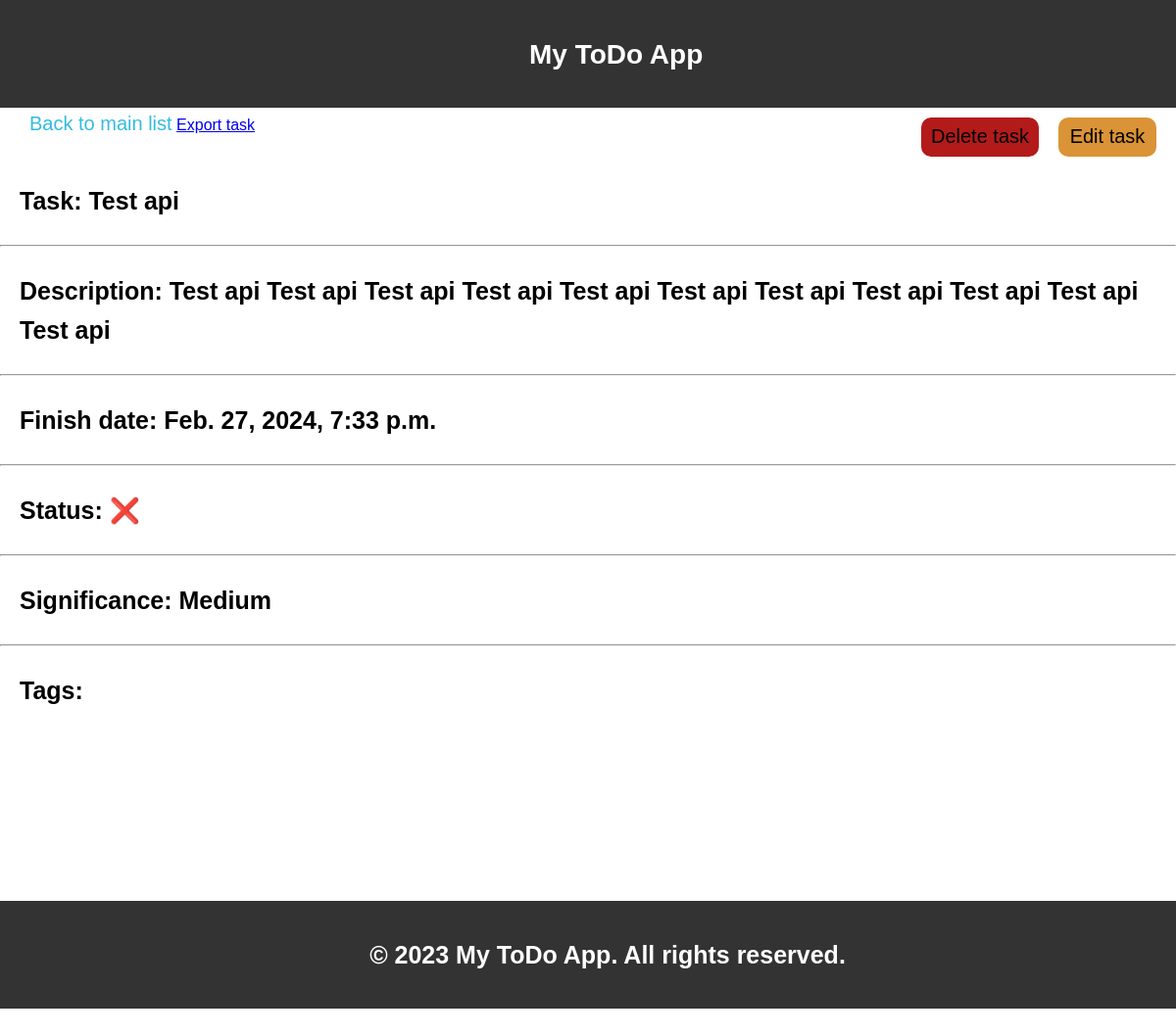
Page /about/10 on the earlier database version.
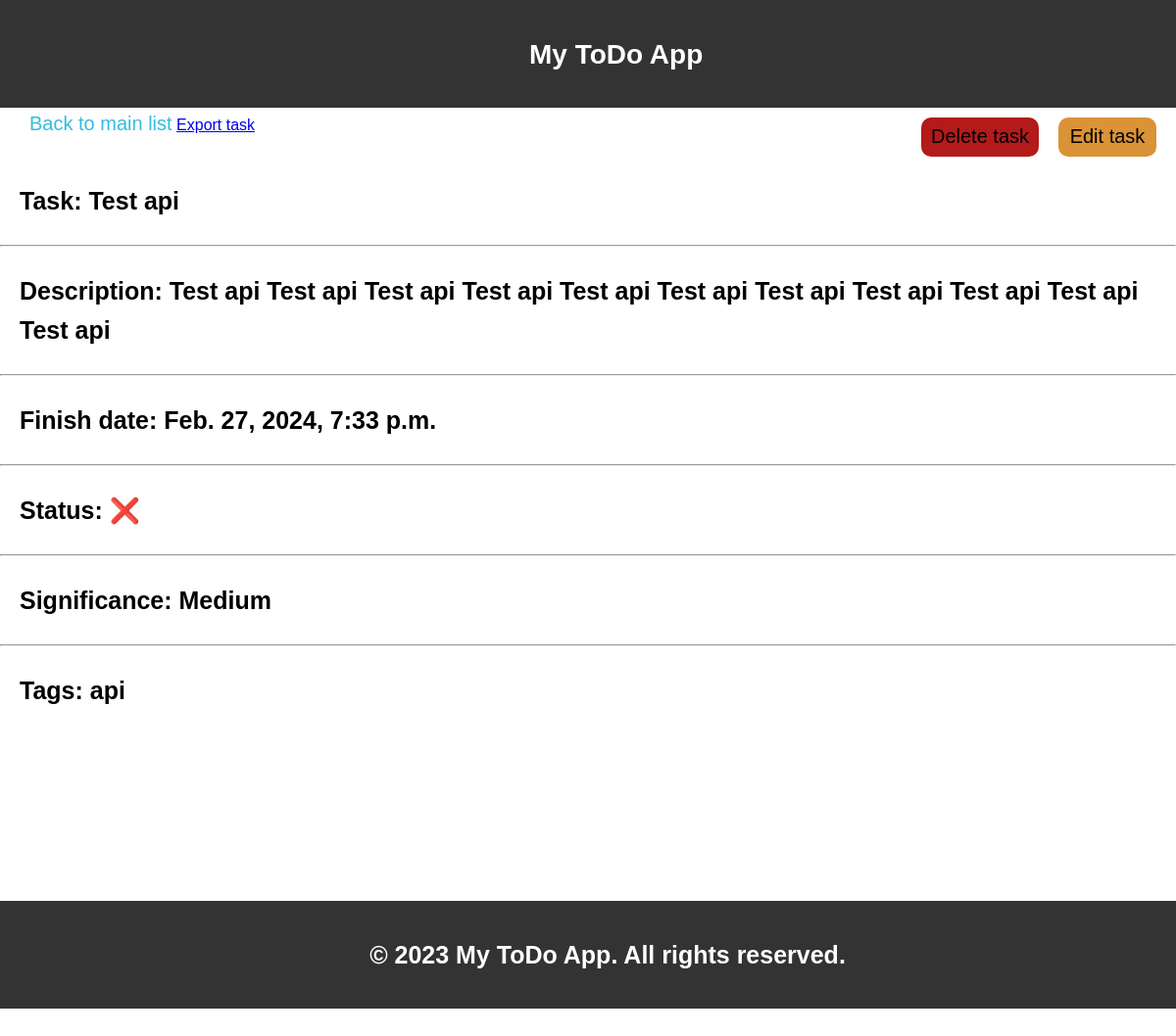
Same page on the later database version.
### todolist/models.py (models this page shows, shortened)
class Task(models.Model):
    user = models.ForeignKey(User, on_delete=models.CASCADE, related_name='tasks', verbose_name='User')
    title = models.CharField(max_length=50, verbose_name='Title')
    slug = models.SlugField(max_length=50, unique=True, db_index=True, verbose_name='URL')
    description = models.TextField(verbose_name='Description')
    finish_date = models.DateTimeField(verbose_name='Date')
    finished = models.BooleanField(default=False, verbose_name='Finished')
    signif = models.ForeignKey('Importance', on_delete=models.PROTECT, null=True,
                               verbose_name='Importance')
    tag = TaggableManager()
    class Meta:
        ordering = [ 'signif','finished', 'title', '-finish_date']

class Importance(models.Model):
    class ImportantTypes(models.TextChoices):
        LOW = 'Low'
        MEDIUM = 'Medium'
        HIGH = 'High'
        CRITICAL = 'Critical'
    sygnif = models.CharField(max_length=100, db_index=True, verbose_name='Importance')
    importance = models.CharField(max_length=20, choices=ImportantTypes.choices, default=ImportantTypes.LOW)
    def __str__(self):
        return self.importance

### todolist/views.py (the view)
# urls.py: path('about/<int:task_id>', views.about, name='task_detail'),
def about(request, task_id):
    title = 'About task'
    task = get_object_or_404(Task, id=task_id)
    return render(request, 'todolist/detail.html', {'task':task,
                                                    'title':title})

### todolist/templates/todolist/detail.html (shortened to what this page needs)
{% extends "todolist/base.html" %}
{% block content %}
    <div class="menu-tools">
        <a href="{%url 'todolist:home' %}" class="link-home">Back to main list</a>
        <a href="{% url 'todolist:export' task.id %}">Export task</a>
        <div class="edit">
            <a href="{% url 'todolist:edit_task' task.id %}">Edit task</a>
        </div>
        <div class="delete">
            <a href="{% url 'todolist:delete_task' task.id %}">Delete task</a>
        </div>
    </div>
    <p>Task: {{task.title }}</p>
    <hr/>
    <p>Description: {{task.description}}</p>
    <hr/>
    <p>Finish date: {{task.finish_date}}</p>
    <hr/>
    <p>Status:
        {% if task.finished%}
            ✅
        {%else %}
            ❌
        {%endif%}
    </p>
    <hr/>
    <p>Significance: {{task.signif}}</p>
    <hr/>
    <p>Tags: {{task.tag.all|join:", "}}</p>
{% endblock %}

Differences in the rows shown:
changed Task "Test api": tag.all (not shown) → "api"
